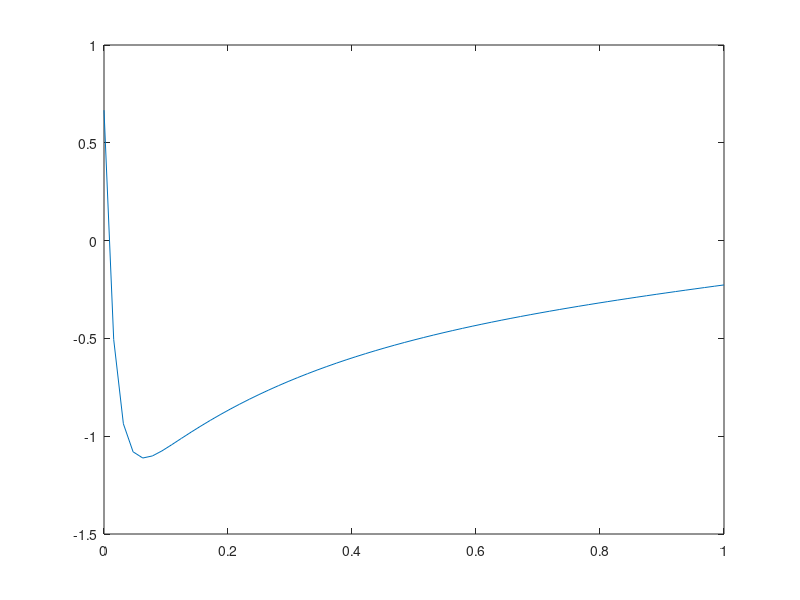

Source code (MATLAB): (Note: this script raises an error after producing the figure.)
%Forward Euler
N= 2;
y = @(t,y) [9*y(1)+24*y(2)+5*cos(t)-1/3*sin(t); -24*y(1)-51*y(2)-9*cos(t)+1/3*sin(t)];
yexact = @(t) [2*exp(-3*t)-exp(-39*t)+1/3*cos(t); -exp(-3*t)+2*exp(-39*t)-1/3*cos(t)];
y1exact = @(t) 2*exp(-3*t)-exp(-39*t)+1/3*cos(t);
y2exact = @(t) -exp(-3*t)+2*exp(-39*t)-1/3*cos(t);

a = 0;
b = 1;
y10 = 4/3;
y20 = 2/3;
y0 = [y10; y20];
hf = @(j) 2.^(-j);
for jj=6:8
    h = hf(jj);
    
    T = (a:h:b)';
    n = size(T,1);
    Y=zeros(n,N);
    Y(1,:)=y0;
    
    for j=1:n-1
        Y(j+1,:)=Y(j,:)+h*y(T(j),Y(j,:))';
    end
    plot(T', Y(:,2))
    hold on
    
    Y1exact = y1exact(T);
    Y2exact = y2exact(T);

    Error1 = abs(Y1exact-Y(:,1));
    Error2 = abs(Y2exact-Y(:,2));
 

    results = [T Y(:,1) Y(:,2) Y1exact Y2exact Error1 Error2];
    variablenames = {'t', 'y1 aproximada','y2 aproximada','y1 exacta','y2 exacta', 'Error absoluto y1','Error absoluto y2'};
    results = array2table(results, 'VariableNames',variablenames);
    disp(results);

    tablalatex.data = results;
    tablalatex.tableColLabels = variablenames;
    latex = latexTable(tablalatex);
    
end

Y1exact = y1exact(T);
Y2exact = y2exact(T);

plot(T', Y2exact)
legend('Solución aproximada con h=0.0312',...
    'Solución aproximada con h=0.0156',...
    'Solución aproximada con h=0.0078', ...
    'Solución aproximada con h=0.0039', ...
    'Solución aproximada con h=0.0020', ...
    'Solución exacta')
title("Aproximación de y2(t) con Euler explícito" )





